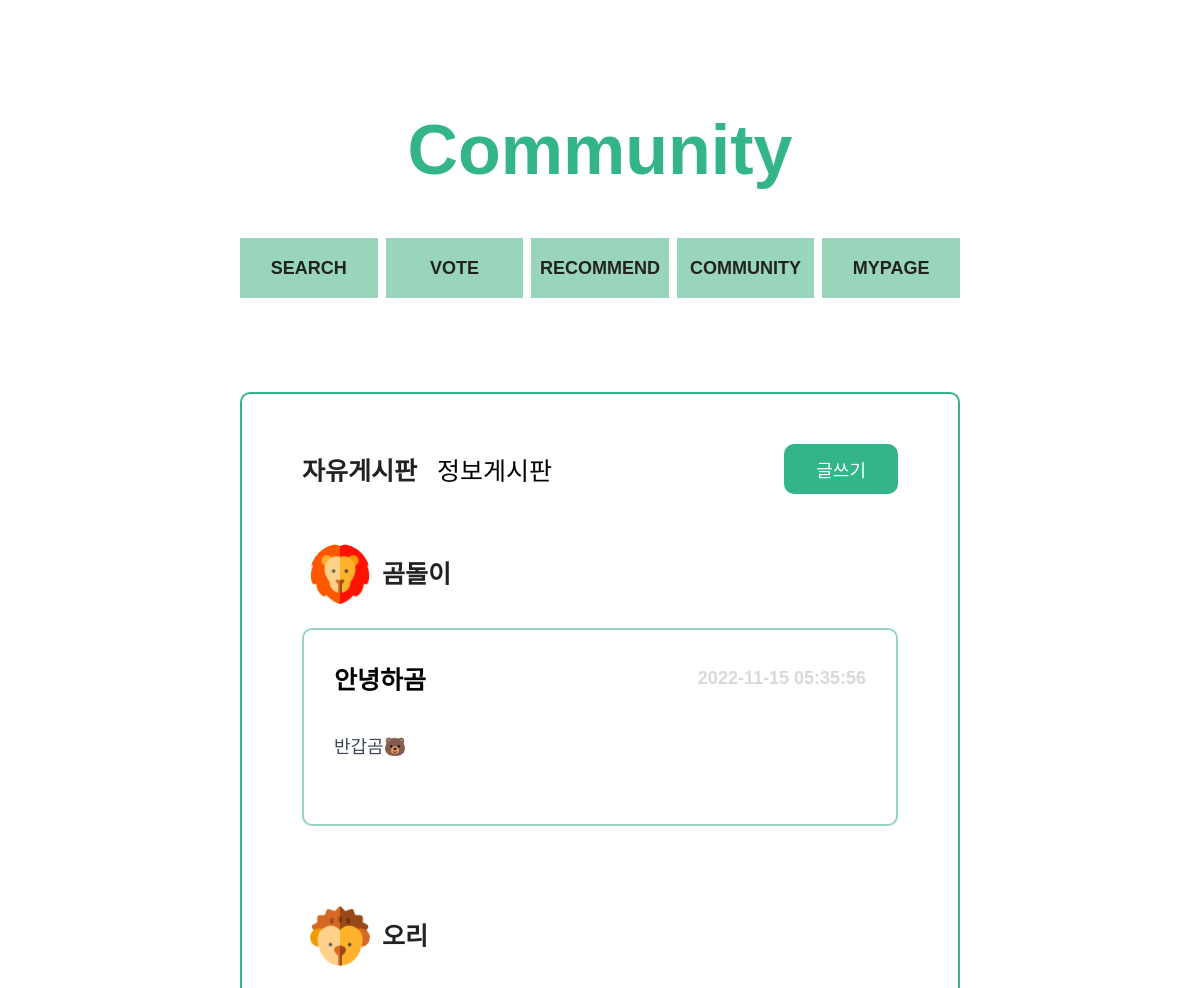
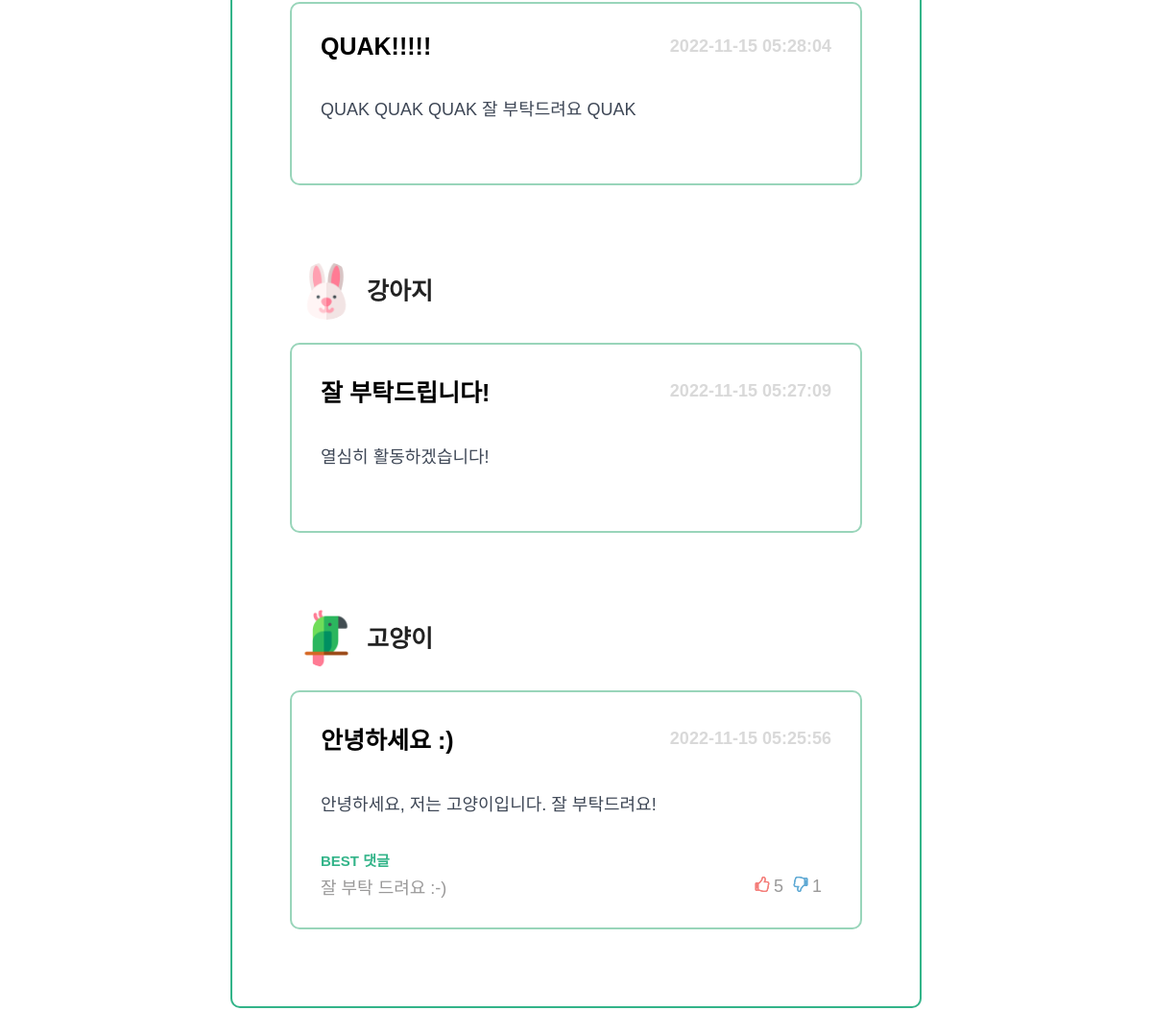
/pages/community/index.php, run on an earlier commit of the app's database (2 pictures, top to bottom).
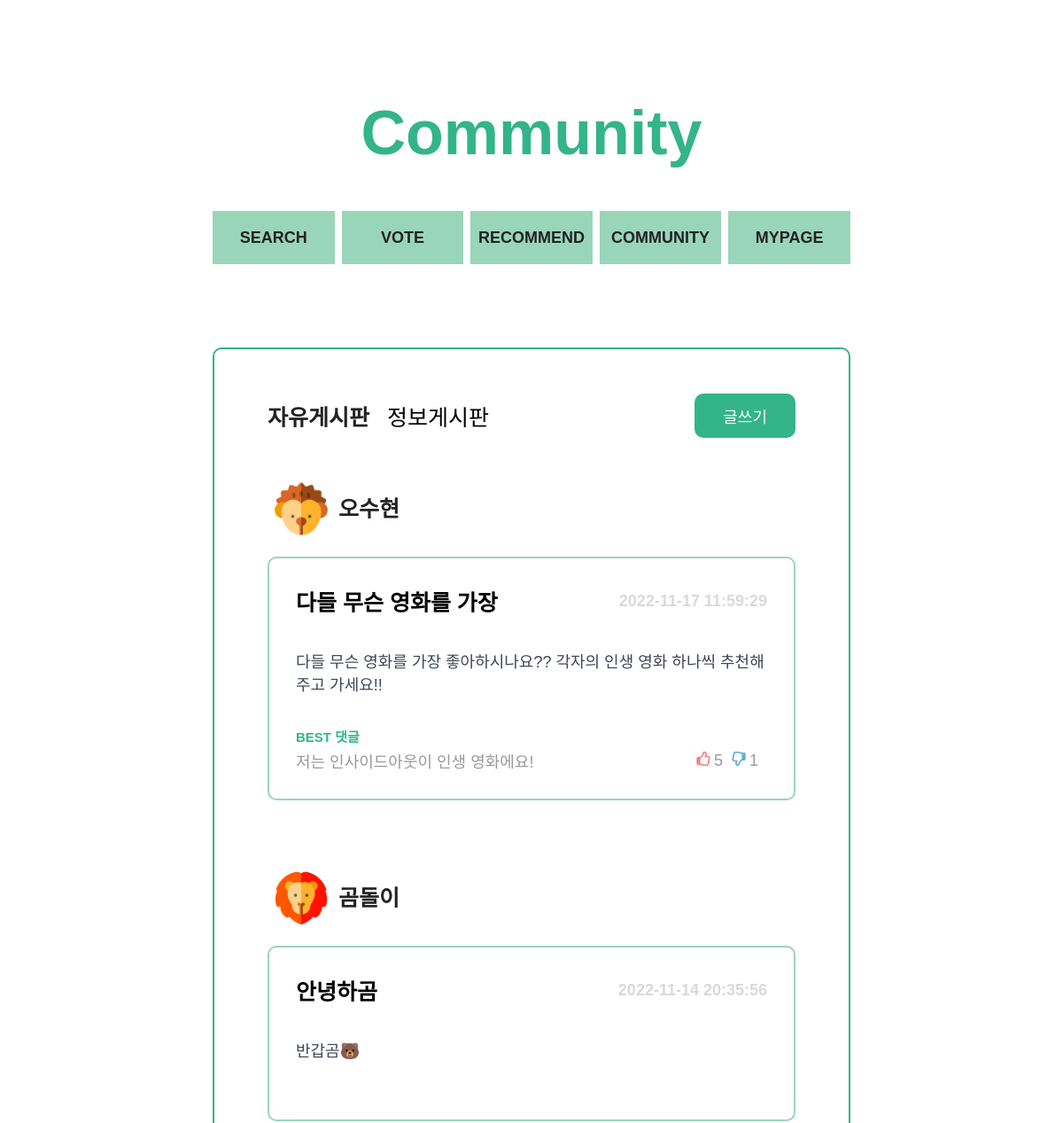
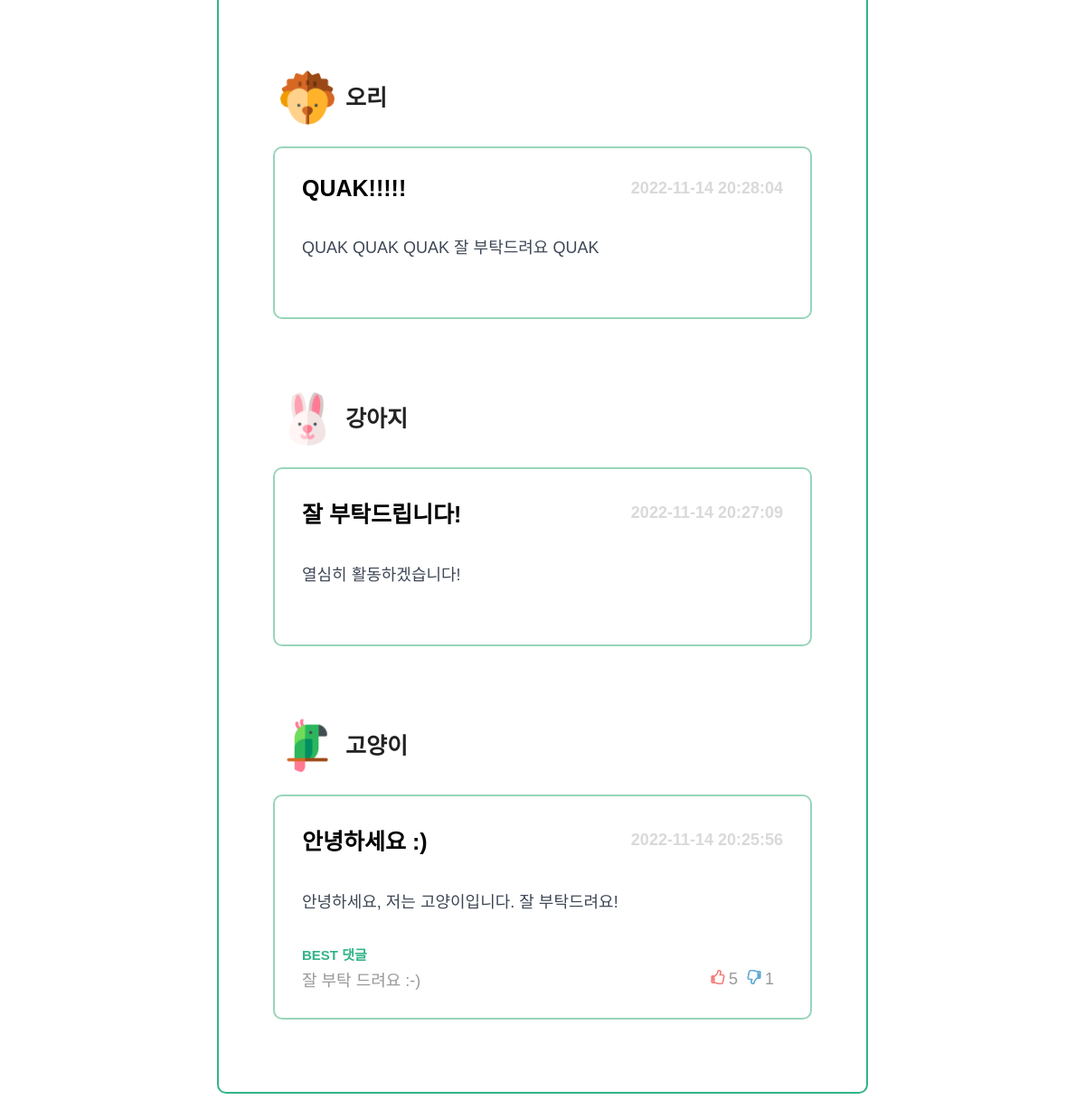
And on a later commit of the database (2 pictures, top to bottom).
### tables this page shows
CREATE TABLE `board` (
  `boardid` int(11) NOT NULL AUTO_INCREMENT,
  `userid` varchar(20) NOT NULL,
  `title` varchar(50) NOT NULL,
  `content` varchar(500) NOT NULL,
  `timestamps` timestamp NOT NULL DEFAULT current_timestamp(),
  `type` varchar(10) NOT NULL,
  PRIMARY KEY (`boardid`),
  KEY `userid` (`userid`),
  CONSTRAINT `board_ibfk_1` FOREIGN KEY (`userid`) REFERENCES `users` (`userid`)
);

CREATE TABLE `users` (
  `userid` varchar(20) NOT NULL,
  `password` varchar(40) NOT NULL,
  `name` varchar(15) NOT NULL,
  `profile` varchar(500) NOT NULL,
  PRIMARY KEY (`userid`),
  KEY `idx_users_name` (`name`)
);

### pages/community/index.php (the view, shortened to what this page needs)
<?php
$conn = mysqli_connect("localhost", "team15", "team15", "team15");
$res = array();
$bestComment = array();
$userId = $_SESSION['userId'];
if (mysqli_connect_errno()) {
    echo "<script>alert('Connection fail');</script>";
    exit();
} else {
    $sql = "select f.boardid, f.title, f.content, f.timestamps, u.userid, u.name, u.profile
            from board as f
            inner join users as u on f.userid = u.userid
            where type = 'free'
            order by f.boardid desc";
    if($stmt = mysqli_prepare($conn, $sql)) {
        if(mysqli_stmt_execute($stmt)) {
            mysqli_stmt_bind_result($stmt, $boardid, $title, $content, $time, $writerId, $writer, $writer_profile);
            while(mysqli_stmt_fetch($stmt)) {
                array_push($res, [
                    "boardid" => $boardid,
                    "title" => $title,
                    "content" => $content,
                    "time" => $time,
                    "writerId" => $writerId,
                    "writer" => $writer,
                    "profile" => $writer_profile
                ]);
            }
        } else {
            echo "<script>alert('fail execute the query');</script>";
            exit();
        }
    } else {
        echo "<script>alert('Fail prepare the statement');</script>";
        exit();
    }
    $sql = "select exists (select * from comment where boardid = ?)";
    if($stmt = mysqli_prepare($conn, $sql)) {
        for ($i=0; $i < count($res); $i++) {
            $id = $res[$i]['boardid'];
            mysqli_stmt_bind_param($stmt,"s", $id);
            if(mysqli_stmt_execute($stmt)) {
                mysqli_stmt_bind_result($stmt, $exist);
                while(mysqli_stmt_fetch($stmt)) {
                    array_push($bestComment, $exist);
                }
            } else {
                echo "<script>alert('fail execute the query');</script>";
                exit();
            }
        }
    } else {
        echo "<script>alert('Fail prepare the statement');</script>";
        exit();
    }
    $sql = "select c.content, c.like_no, c.hate
            from comment as c
            where c.commentid = (
                select r.best from (
                    select b.commentid as best, max(b.diff)
                    from (
                        select commentid, (a.like_no - a.hate) as diff
                        from comment as a
                        where boardid = ?
                    ) b where b.diff >= 1
                ) r
            ) limit 1";
    for ($i=0; $i < count($bestComment); $i++) {
        if($bestComment[$i] == 1) {
            if($stmt = mysqli_prepare($conn, $sql)) {
                mysqli_stmt_bind_param($stmt, "s", $res[$i]['boardid']);
                if(mysqli_stmt_execute($stmt)) {
                    mysqli_stmt_bind_result($stmt, $comment, $like, $hate);
                    while(mysqli_stmt_fetch($stmt)) {
                        $res[$i] = $res[$i] + array(
                            "comment" => $comment,
                            "like" => $like,
                            "hate" => $hate
                        );
                    }
                } else {
                    echo "<script>alert('fail execute the query');</script>";
                    exit();
                }
            } else {
                echo "<script>alert('Fail prepare the statement');</script>";
                exit();
            }
        }
    }
}
?>
<!DOCTYPE html>
<html lang="en">
<head>
    <link rel="stylesheet" href="../../index.css">
    <link rel="stylesheet" href="./communityStyle.css">
</head>
<body>
    <div id="contents">
        <header class="title">
            <h1>Community</h1>
        </header>
        <section class="menu">
            <a href="../search/search.php"><h4 class="eachMenu">SEARCH</h4></a>
            <a href="../vote/index.html"><h4 class="eachMenu">VOTE</h4></a>
            <a href="../recommend/index.html"><h4 class="eachMenu">RECOMMEND</h4></a>
            <a href="../community/index.php"><h4 class="eachMenu">COMMUNITY</h4></a>
            <a href="../mypage/index.php"><h4 class="eachMenu">MYPAGE</h4></a>
        </section>
        <section class="board">
            <div class="topMenu">
                <div class="category">
                    <h3 class="free" onclick="location.href='index.php'"><span id="span">자유게시판</span></h3>
                    <h3 class="info" onclick="location.href='community_info.php'">정보게시판</h3>
                </div>
                <?php
                $url = "./community_newPost.php?type=free";
                ?>
                    <button class="button" onclick="location.href='<?=$url?>'">글쓰기</button>
            </div>
            <?php
            for ($i=0; $i < count($res); $i++) {
                if($res[$i]['writerId'] == $userId) {
                    $url = "community_myPost.php?boardid=".$res[$i]['boardid'];
                } else {
                    $url = "community_each.php?boardid=".$res[$i]['boardid'];
                }
            ?>
            <div class="post" onclick="location.href='<?=$url?>'">
                <div class="eachProfile">
                    <img class="profileImg" src=<?=$res[$i]['profile']?>>
                    <p class="nickName"><?=$res[$i]['writer']?></p>
                </div>
                <div class="eachPost">
                    <div class="eachPostTop">
                        <h3 class="eachPostTitle"><?=$res[$i]['title']?></h3>
                        <div class="timeStamp"><?=$res[$i]['time']?></div>
                    </div>
                    <h4 class="postContents">
                        <?=$res[$i]['content']?>
                    </h4>
                    <?php
                    if(array_key_exists('comment', $res[$i])) {
                    ?>
                    <div class="replIndex">BEST 댓글</div>
                    <div class="bestRepl">
                        <div class="text"><?=$res[$i]['comment']?></div>
                        <div class="replCount">
                        <div class="thumbUp"><img src="../../img/thumb_up.svg" width="16px" height="16px"></div>
                        <div class="thumbNum"><?=$res[$i]['like']?></div>
                        <div class="thumbDown"><img src="../../img/thumb_down.svg" width="16px" height="16px"></div>
                        <div class="thumbNum"><?=$res[$i]['hate']?></div>
                    </div>
                    </div>
                    <?php
                    }
                    ?>
                </div>
            </div>
            <?php
            }
            ?>
        </section>
    </div>
</body>
</html>

### index.css (style rules this page uses)
:root { --color-white: #ffffff; --color-gray-600: #222222; --color-gray-500: #3E4756; --color-gray-450: #A2ACBD; --color-gray-400: #9A9999; --color-gray-350: #D9D9D9; --color-gray-300: #EEEEEE; --color-blue-600: #1B4965; --color-blue-500: #62B6CB; --color-blue-400: #5FA8D3; --color-blue-300: #98C0F6; --color-blue-200: #CAE9FF; --color-red-300: #F47D79; --color-red-200: #FCA5A5; --color-red-100: #FECACA; --color-green-300: #33B489; --color-green-200: #67C891; --color-green-100: #99D5BA; --color-grad-500: #BEE9E8; --color-grad-400: #ACF2E2; --color-grad-300: #A8F8CF; --color-grad-200: #B6FCB3; --color-grad-100: #F9F871; --font-large: 70px; --font-medium: 35px; --font-regular: 25px; --font-semi-regular : 20px; --font-small:18px; --font-semi-micro: 15px; --font-micro: 13px; --weight-bold: 700; --weight-regular: 400; --weight-light: 300; --border-radius-regular: 10px; --border-radius-small: 5px; --animation-duration: 300ms; --width-large:72rem; --width-medium:65rem; }
* { box-sizing: border-box; font-size: 62.5%; }
body { width: 100%; height: 100%; font-family: "source-han-sans-korean", sans-serif; cursor: default; text-align: center; background-color: var(--color-white); margin: 0; padding: 0; }
a { text-decoration: none; }
button { background-color: transparent; cursor: pointer; border: none; outline: none; padding: 0; }
h1, .title1 { font-size: var(--font-large); font-weight: var(--weight-bold); margin:0; }
h3, .title3 { font-size: var(--font-regular); font-weight: var(--weight-bold); margin:0; }
h4, .title4 { font-size: var(--font-small); font-weight: var(--weight-bold); margin:0; }
#contents { margin: 0 auto; display: flex; flex-direction: column; width: 72rem; padding-bottom: 10rem; }
.title { margin-top:11rem; margin-bottom:2.4rem; }

What changed in the data, as far as the page shows it:
added board: userid.profile (picture), userid.name "오수현", title "다들 무슨 영화를 가장", timestamps "2022-11-17 11:59:29", content "다들 무슨 영화를 가장 좋아하시나요?? 각자의 인생 영화 하나씩 추천해주고 가세요!!", comment "저는 인사이드아웃이 인생 영화에요!", like "5", hate "1"
changed board "안녕하곰": timestamps "2022-11-15 05:35:56" → "2022-11-14 20:35:56"
changed board "QUAK!!!!!": timestamps "2022-11-15 05:28:04" → "2022-11-14 20:28:04"
changed board "잘 부탁드립니다!": timestamps "2022-11-15 05:27:09" → "2022-11-14 20:27:09"
changed board "안녕하세요 :)": timestamps "2022-11-15 05:25:56" → "2022-11-14 20:25:56"
